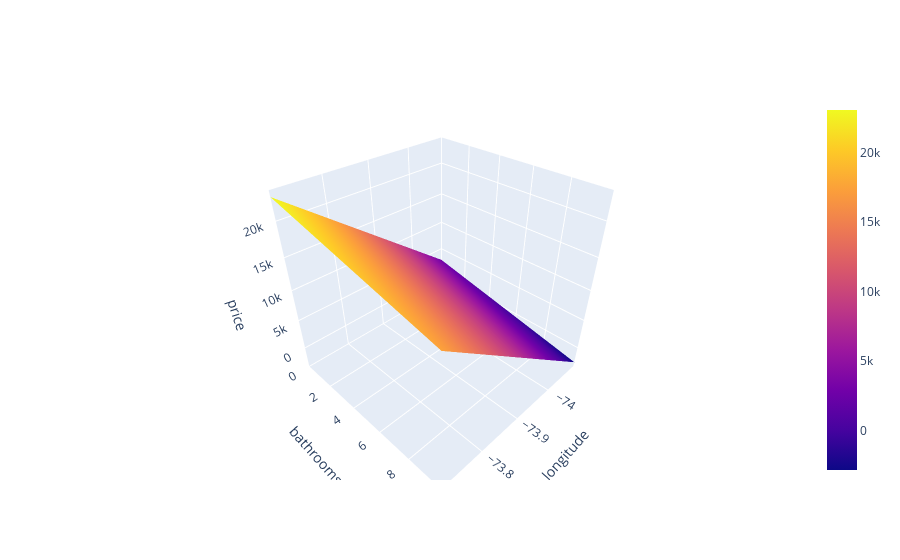

Notebook source saved alongside this figure:
### Code cell
import itertools
import plotly.graph_objs as go
from plotly.offline import init_notebook_mode, iplot
init_notebook_mode(connected=True)

def viz3D(fitted_model, X, features, target='', num=100):
    """
    Visualize model predictions in 3D, for regression model fit on 2 features
    
    Parameters
    ----------
    fitted_model : scikit-learn model, already fitted
    X : pandas dataframe, which was used to fit model
    features : list of strings, column names of the 2 features
    target : string, name of target
    num : int, number of grid points for each feature
    
    References
    ----------
    https://plot.ly/python/3d-charts/
    """
    feature1, feature2 = features
    min1, max1 = X[feature1].min(), X[feature1].max()
    min2, max2 = X[feature2].min(), X[feature2].max()
    x1 = np.linspace(min1, max1, num)
    x2 = np.linspace(min2, max2, num)
    combos = list(itertools.product(x1, x2))
    Z = fitted_model.predict(combos).reshape(num, num)

    data = [go.Surface(x=x1, y=x2, z=Z)]
    layout = go.Layout(
        scene={'xaxis': {'title': feature1, 'range': [min1,max1], 'showticklabels': True}, 
               'yaxis': {'title': feature2, 'range': [min2,max2], 'showticklabels': True}, 
               'zaxis': {'title': target, 'showticklabels': True}}, 
    )
    fig = go.Figure(data=data, layout=layout)
    iplot(fig)
viz3D(model, pp_train, features, target)

### Figure 1 — Plotly figure (JSON) as saved in the notebook; plotly's stock layout.template omitted (floating-point values rounded to 4 significant figures; data arrays with more than 128 entries replaced by an {"elided": "..."} marker saying what was removed)
{"data": [{"type": "surface", "x": [-74.09, -74.09, -74.09, -74.08, -74.08, -74.07, -74.07, -74.07, -74.06, -74.06, -74.05, -74.05, -74.05, -74.04, -74.04, -74.03, -74.03, -74.03, -74.02, -74.02, -74.01, -74.01, -74.01, -74.0, -74.0, -73.99, -73.99, -73.99, -73.98, -73.98, -73.97, -73.97, -73.97, -73.96, -73.96, -73.95, -73.95, -73.95, -73.94, -73.94, -73.93, -73.93, -73.93, -73.92, -73.92, -73.91, -73.91, -73.91, -73.9, -73.9, -73.9, -73.89, -73.89, -73.88, -73.88, -73.88, -73.87, -73.87, -73.86, -73.86, -73.86, -73.85, -73.85, -73.84, -73.84, -73.84, -73.83, -73.83, -73.82, -73.82, -73.82, -73.81, -73.81, -73.8, -73.8, -73.8, -73.79, -73.79, -73.78, -73.78, -73.78, -73.77, -73.77, -73.76, -73.76, -73.76, -73.75, -73.75, -73.74, -73.74, -73.74, -73.73, -73.73, -73.72, -73.72, -73.72, -73.71, -73.71, -73.7, -73.7], "y": [0, 0.101, 0.202, 0.303, 0.404, 0.5051, 0.6061, 0.7071, 0.8081, 0.9091, 1.01, 1.111, 1.212, 1.313, 1.414, 1.515, 1.616, 1.717, 1.818, 1.919, 2.02, 2.121, 2.222, 2.323, 2.424, 2.525, 2.626, 2.727, 2.828, 2.929, 3.03, 3.131, 3.232, 3.333, 3.434, 3.535, 3.636, 3.737, 3.838, 3.939, 4.04, 4.141, 4.242, 4.343, 4.444, 4.545, 4.646, 4.747, 4.848, 4.949, 5.051, 5.152, 5.253, 5.354, 5.455, 5.556, 5.657, 5.758, 5.859, 5.96, 6.061, 6.162, 6.263, 6.364, 6.465, 6.566, 6.667, 6.768, 6.869, 6.97, 7.071, 7.172, 7.273, 7.374, 7.475, 7.576, 7.677, 7.778, 7.879, 7.98, 8.081, 8.182, 8.283, 8.384, 8.485, 8.586, 8.687, 8.788, 8.889, 8.99, 9.091, 9.192, 9.293, 9.394, 9.495, 9.596, 9.697, 9.798, 9.899, 10], "z": {"elided": "100x100 float values"}}], "layout": {"scene": {"xaxis": {"range": [-74.09, -73.7], "showticklabels": true, "title": {"text": "longitude"}}, "yaxis": {"range": [0, 10], "showticklabels": true, "title": {"text": "bathrooms"}}, "zaxis": {"showticklabels": true, "title": {"text": "price"}}}}}
